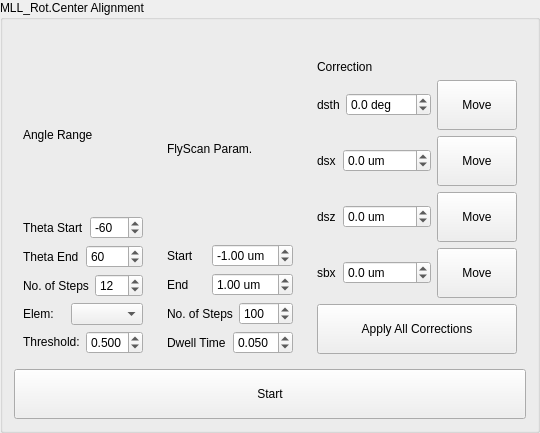
               <widget class="QGroupBox" name="groupBox_41">
                <property name="enabled">
                 <bool>true</bool>
                </property>
                <property name="title">
                 <string>MLL_Rot.Center Alignment</string>
                </property>
                <layout class="QGridLayout" name="gridLayout_139">
                 <item row="0" column="0">
                  <widget class="QLabel" name="label_80">
                   <property name="text">
                    <string/>
                   </property>
                  </widget>
                 </item>
                 <item row="1" column="0">
                  <layout class="QGridLayout" name="gridLayout_135">
                   <item row="0" column="0">
                    <layout class="QGridLayout" name="gridLayout_134">
                     <item row="0" column="0">
                      <widget class="QWidget" name="widget_10" native="true">
                       <layout class="QGridLayout" name="gridLayout_130">
                        <item row="6" column="0">
                         <layout class="QHBoxLayout" name="horizontalLayout_93">
                          <item>
                           <widget class="QLabel" name="label_176">
                            <property name="sizePolicy">
                             <sizepolicy hsizetype="Preferred" vsizetype="Fixed">
                              <horstretch>0</horstretch>
                              <verstretch>0</verstretch>
                             </sizepolicy>
                            </property>
                            <property name="text">
                             <string>Threshold:</string>
                            </property>
                           </widget>
                          </item>
                          <item>
                           <widget class="QDoubleSpinBox" name="sb_mll_rot_scan_exp_time_2">
                            <property name="sizePolicy">
                             <sizepolicy hsizetype="Preferred" vsizetype="Fixed">
                              <horstretch>0</horstretch>
                              <verstretch>0</verstretch>
                             </sizepolicy>
                            </property>
                            <property name="decimals">
                             <number>3</number>
                            </property>
                            <property name="minimum">
                             <double>0.005000000000000</double>
                            </property>
                            <property name="maximum">
                             <double>1.000000000000000</double>
                            </property>
                            <property name="singleStep">
                             <double>0.010000000000000</double>
                            </property>
                            <property name="value">
                             <double>0.500000000000000</double>
                            </property>
                           </widget>
                          </item>
                         </layout>
                        </item>
                        <item row="0" column="0">
                         <widget class="QLabel" name="label_87">
                          <property name="text">
                           <string>Angle Range</string>
                          </property>
                         </widget>
                        </item>
                        <item row="5" column="0">
                         <layout class="QHBoxLayout" name="horizontalLayout_92">
                          <item>
                           <widget class="QLabel" name="label_175">
                            <property name="text">
                             <string>Elem:</string>
                            </property>
                           </widget>
                          </item>
                          <item>
                           <widget class="QComboBox" name="cb_mll_rot_elem"/>
                          </item>
                         </layout>
                        </item>
                        <item row="1" column="0">
                         <layout class="QHBoxLayout" name="horizontalLayout_89">
                          <item>
                           <widget class="QLabel" name="label_124">
                            <property name="text">
                             <string>Theta Start</string>
                            </property>
                           </widget>
                          </item>
                          <item>
                           <widget class="QSpinBox" name="sb_mll_rot_angle_start">
                            <property name="sizePolicy">
                             <sizepolicy hsizetype="Minimum" vsizetype="Fixed">
                              <horstretch>0</horstretch>
                              <verstretch>0</verstretch>
                             </sizepolicy>
                            </property>
                            <property name="suffix">
                             <string/>
                            </property>
                            <property name="minimum">
                             <number>-120</number>
                            </property>
                            <property name="maximum">
                             <number>120</number>
                            </property>
                            <property name="singleStep">
                             <number>10</number>
                            </property>
                            <property name="value">
                             <number>-60</number>
                            </property>
                            <property name="displayIntegerBase">
                             <number>10</number>
                            </property>
                           </widget>
                          </item>
                         </layout>
                        </item>
                        <item row="3" column="0">
                         <layout class="QHBoxLayout" name="horizontalLayout_90">
                          <item>
                           <widget class="QLabel" name="label_173">
                            <property name="text">
                             <string>Theta End</string>
                            </property>
                           </widget>
                          </item>
                          <item>
                           <widget class="QSpinBox" name="sb_mll_rot_angle_end">
                            <property name="sizePolicy">
                             <sizepolicy hsizetype="Minimum" vsizetype="Fixed">
                              <horstretch>0</horstretch>
                              <verstretch>0</verstretch>
                             </sizepolicy>
                            </property>
                            <property name="suffix">
                             <string/>
                            </property>
                            <property name="minimum">
                             <number>-120</number>
                            </property>
                            <property name="maximum">
                             <number>120</number>
                            </property>
                            <property name="singleStep">
                             <number>10</number>
                            </property>
                            <property name="value">
                             <number>60</number>
                            </property>
                           </widget>
                          </item>
                         </layout>
                        </item>
                        <item row="4" column="0">
                         <layout class="QHBoxLayout" name="horizontalLayout_91">
                          <item>
                           <widget class="QLabel" name="label_174">
                            <property name="text">
                             <string>No. of Steps</string>
                            </property>
                           </widget>
                          </item>
                          <item>
                           <widget class="QSpinBox" name="sb_mll_rot_angle_num">
                            <property name="sizePolicy">
                             <sizepolicy hsizetype="Minimum" vsizetype="Fixed">
                              <horstretch>0</horstretch>
                              <verstretch>0</verstretch>
                             </sizepolicy>
                            </property>
                            <property name="suffix">
                             <string/>
                            </property>
                            <property name="minimum">
                             <number>1</number>
                            </property>
                            <property name="maximum">
                             <number>100</number>
                            </property>
                            <property name="value">
                             <number>12</number>
                            </property>
                           </widget>
                          </item>
                         </layout>
                        </item>
                       </layout>
                      </widget>
                     </item>
                     <item row="0" column="1">
                      <widget class="QFrame" name="frame">
                       <layout class="QGridLayout" name="gridLayout_133">
                        <item row="0" column="0">
                         <widget class="QLabel" name="label_85">
                          <property name="text">
                           <string>FlyScan Param.</string>
                          </property>
                         </widget>
                        </item>
                        <item row="1" column="0">
                         <layout class="QHBoxLayout" name="horizontalLayout_76">
                          <item>
                           <widget class="QLabel" name="label_112">
                            <property name="text">
                             <string>Start</string>
                            </property>
                           </widget>
                          </item>
                          <item>
                           <widget class="QDoubleSpinBox" name="sb_mll_rot_scan_start_2">
                            <property name="sizePolicy">
                             <sizepolicy hsizetype="Preferred" vsizetype="Fixed">
                              <horstretch>0</horstretch>
                              <verstretch>0</verstretch>
                             </sizepolicy>
                            </property>
                            <property name="suffix">
                             <string> um</string>
                            </property>
                            <property name="minimum">
                             <double>-15.000000000000000</double>
                            </property>
                            <property name="maximum">
                             <double>15.000000000000000</double>
                            </property>
                            <property name="value">
                             <double>-1.000000000000000</double>
                            </property>
                           </widget>
                          </item>
                         </layout>
                        </item>
                        <item row="2" column="0">
                         <layout class="QHBoxLayout" name="horizontalLayout_94">
                          <item>
                           <widget class="QLabel" name="label_139">
                            <property name="text">
                             <string>End</string>
                            </property>
                           </widget>
                          </item>
                          <item>
                           <widget class="QDoubleSpinBox" name="sb_mll_rot_scan_end_2">
                            <property name="sizePolicy">
                             <sizepolicy hsizetype="Preferred" vsizetype="Fixed">
                              <horstretch>0</horstretch>
                              <verstretch>0</verstretch>
                             </sizepolicy>
                            </property>
                            <property name="suffix">
                             <string> um</string>
                            </property>
                            <property name="minimum">
                             <double>-15.000000000000000</double>
                            </property>
                            <property name="maximum">
                             <double>15.000000000000000</double>
                            </property>
                            <property name="value">
                             <double>1.000000000000000</double>
                            </property>
                           </widget>
                          </item>
                         </layout>
                        </item>
                        <item row="3" column="0">
                         <layout class="QHBoxLayout" name="horizontalLayout_99">
                          <item>
                           <widget class="QLabel" name="label_140">
                            <property name="text">
                             <string>No. of Steps</string>
                            </property>
                           </widget>
                          </item>
                          <item>
                           <widget class="QSpinBox" name="sb_mll_rot_scan_num">
                            <property name="sizePolicy">
                             <sizepolicy hsizetype="Preferred" vsizetype="Fixed">
                              <horstretch>0</horstretch>
                              <verstretch>0</verstretch>
                             </sizepolicy>
                            </property>
                            <property name="suffix">
                             <string/>
                            </property>
                            <property name="minimum">
                             <number>10</number>
                            </property>
                            <property name="maximum">
                             <number>1000</number>
                            </property>
                            <property name="singleStep">
                             <number>50</number>
                            </property>
                            <property name="value">
                             <number>100</number>
                            </property>
                           </widget>
                          </item>
                         </layout>
                        </item>
                        <item row="4" column="0">
                         <layout class="QHBoxLayout" name="horizontalLayout_22">
                          <item>
                           <widget class="QLabel" name="label_142">
                            <property name="text">
                             <string>Dwell Time</string>
                            </property>
                           </widget>
                          </item>
                          <item>
                           <widget class="QDoubleSpinBox" name="sb_mll_rot_scan_exp_time">
                            <property name="sizePolicy">
                             <sizepolicy hsizetype="Preferred" vsizetype="Fixed">
                              <horstretch>0</horstretch>
                              <verstretch>0</verstretch>
                             </sizepolicy>
                            </property>
                            <property name="decimals">
                             <number>3</number>
                            </property>
                            <property name="minimum">
                             <double>0.005000000000000</double>
                            </property>
                            <property name="maximum">
                             <double>0.500000000000000</double>
                            </property>
                            <property name="singleStep">
                             <double>0.010000000000000</double>
                            </property>
                            <property name="value">
                             <double>0.050000000000000</double>
                            </property>
                           </widget>
                          </item>
                         </layout>
                        </item>
                       </layout>
                      </widget>
                     </item>
                     <item row="0" column="2">
                      <widget class="QWidget" name="widget_11" native="true">
                       <layout class="QGridLayout" name="gridLayout_132">
                        <item row="4" column="0">
                         <layout class="QHBoxLayout" name="horizontalLayout_101">
                          <item>
                           <widget class="QLabel" name="label_91">
                            <property name="text">
                             <string>sbx</string>
                            </property>
                           </widget>
                          </item>
                          <item>
                           <widget class="QDoubleSpinBox" name="dsb_rot_align_sbx">
                            <property name="suffix">
                             <string> um</string>
                            </property>
                            <property name="decimals">
                             <number>1</number>
                            </property>
                            <property name="minimum">
                             <double>-1000.000000000000000</double>
                            </property>
                            <property name="maximum">
                             <double>1000.000000000000000</double>
                            </property>
                            <property name="value">
                             <double>0.000000000000000</double>
                            </property>
                           </widget>
                          </item>
                          <item>
                           <widget class="QPushButton" name="pb_rot_align_sbx_move">
                            <property name="text">
                             <string>
Move
</string>
                            </property>
                           </widget>
                          </item>
                         </layout>
                        </item>
                        <item row="1" column="0">
                         <layout class="QHBoxLayout" name="horizontalLayout_96">
                          <item>
                           <widget class="QLabel" name="label_88">
                            <property name="text">
                             <string>dsth</string>
                            </property>
                           </widget>
                          </item>
                          <item>
                           <widget class="QDoubleSpinBox" name="dsb_rot_align_dsth">
                            <property name="suffix">
                             <string> deg</string>
                            </property>
                            <property name="decimals">
                             <number>1</number>
                            </property>
                            <property name="minimum">
                             <double>-120.000000000000000</double>
                            </property>
                            <property name="maximum">
                             <double>120.000000000000000</double>
                            </property>
                            <property name="singleStep">
                             <double>5.000000000000000</double>
                            </property>
                            <property name="value">
                             <double>0.000000000000000</double>
                            </property>
                           </widget>
                          </item>
                          <item>
                           <widget class="QPushButton" name="pb_rot_align_dsth_move">
                            <property name="text">
                             <string>
Move
</string>
                            </property>
                           </widget>
                          </item>
                         </layout>
                        </item>
                        <item row="3" column="0">
                         <layout class="QHBoxLayout" name="horizontalLayout_98">
                          <item>
                           <widget class="QLabel" name="label_90">
                            <property name="text">
                             <string>dsz</string>
                            </property>
                           </widget>
                          </item>
                          <item>
                           <widget class="QDoubleSpinBox" name="dsb_rot_align_dsz">
                            <property name="suffix">
                             <string> um</string>
                            </property>
                            <property name="decimals">
                             <number>1</number>
                            </property>
                            <property name="minimum">
                             <double>-1000.000000000000000</double>
                            </property>
                            <property name="maximum">
                             <double>1000.000000000000000</double>
                            </property>
                            <property name="value">
                             <double>0.000000000000000</double>
                            </property>
                           </widget>
                          </item>
                          <item>
                           <widget class="QPushButton" name="pb_rot_align_dsz_move">
                            <property name="text">
                             <string>
Move
</string>
                            </property>
                           </widget>
                          </item>
                         </layout>
                        </item>
                        <item row="0" column="0">
                         <widget class="QLabel" name="label_86">
                          <property name="text">
                           <string>Correction</string>
                          </property>
                         </widget>
                        </item>
                        <item row="2" column="0">
                         <layout class="QHBoxLayout" name="horizontalLayout_97">
                          <item>
                           <widget class="QLabel" name="label_89">
                            <property name="text">
                             <string>dsx</string>
                            </property>
                           </widget>
                          </item>
                          <item>
                           <widget class="QDoubleSpinBox" name="dsb_rot_align_dsx">
                            <property name="suffix">
                             <string> um</string>
                            </property>
                            <property name="decimals">
                             <number>1</number>
                            </property>
                            <property name="minimum">
                             <double>-1000.000000000000000</double>
                            </property>
                            <property name="maximum">
                             <double>1000.000000000000000</double>
                            </property>
                            <property name="value">
                             <double>0.000000000000000</double>
                            </property>
                           </widget>
                          </item>
                          <item>
                           <widget class="QPushButton" name="pb_rot_align_dsx_move">
                            <property name="text">
                             <string>
Move
</string>
                            </property>
                           </widget>
                          </item>
                         </layout>
                        </item>
                        <item row="5" column="0">
                         <widget class="QPushButton" name="pb_rot_align_all_move">
                          <property name="text">
                           <string>
Apply All Corrections 
</string>
                          </property>
                         </widget>
                        </item>
                       </layout>
                      </widget>
                     </item>
                    </layout>
                   </item>
                   <item row="1" column="0">
                    <widget class="QPushButton" name="pb_mll_rot_align_start">
                     <property name="sizePolicy">
                      <sizepolicy hsizetype="Preferred" vsizetype="Preferred">
                       <horstretch>0</horstretch>
                       <verstretch>0</verstretch>
                      </sizepolicy>
                     </property>
                     <property name="text">
                      <string>
Start
</string>
                     </property>
                    </widget>
                   </item>
                  </layout>
                 </item>
                </layout>
               </widget>
